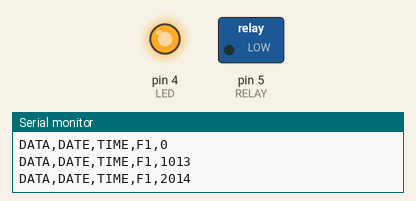
A sketch run on a simulated Arduino Uno, built with avr-gcc and run on an emulated ATmega328P. Shown: switched loads named in the sketch (green lamp = pin HIGH), output pins drawn as LEDs (lit = HIGH), the last lines printed to the serial monitor.

Above: at 2.6 s.
At 19.6 s:
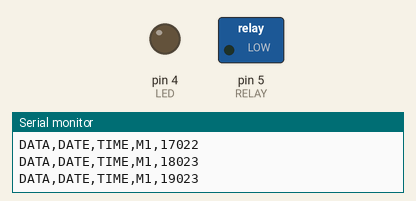
Timing chart, 0 to 26.0 s (numbered marks = the images above):
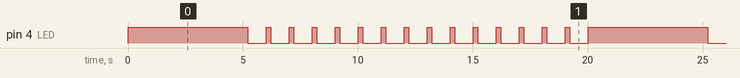

Measured:
- by itself, pin 4 (LED): repeats every 20.0 s: 14 × (LOW 0.80 s, HIGH 0.20 s), LOW 0.80 s, HIGH 5.2 s
- by itself, everything shown: repeats every 20.0 s, in 31 steps

The sketch:

PumpResp_SensResp.ino
```cpp
////////////////////
// USER INTERFACE //
////////////////////

// Set the length of measurement and flush phases (in seconds)
int FLUSH = 5;       // LED is on
int MEASUREMENT = 15; // LED is blinking

/////////////////////////
// IMPLEMENTATION CODE //
/////////////////////////

// Include Arduino Wire library for I2C protocol
#include <Wire.h>
#define PumpResp_address 99 // define I2C address for PumpResp
#define PumpResp_size 5  // define the maximum size of 'Phase' string from PumpResp

int LED = 4;
int RELAY = 5;
int PERIOD = 1;
String phase, F, M, f = "F", m = "M";

void setup(){
   pinMode(RELAY, OUTPUT);
   pinMode(LED, OUTPUT);

   Wire.begin(PumpResp_address);  // initialize I2C communications, slave/server mode
   Wire.onRequest(requestEvent);  // function to run when data requested from SensResp
   Wire.onReceive(receiveEvent);  // function to run when data received from SensResp

   Serial.begin(9600); // start the serial communication to the PC/SensResp
   Serial.println("CLEARRANGE,A,2,E,1000000"); // trick to get rid of AM-PM
   Serial.println((String) "LABEL, Date,Time,Phase,Millis"); // print the header of Excel sheet
}

void receiveEvent(){
  // Read while data received
  while (Wire.available() > 0) {
    byte x = Wire.read();
  }
}

void requestEvent(){
  // Setup byte variable in the correct size
  byte PumpResp_response[PumpResp_size];

  // Format the phase string as an array
  for (byte i=0;i<PumpResp_size;i++) {
    PumpResp_response[i] = (byte)phase.charAt(i);
  }

  // Send response back to SensResp
  Wire.write(PumpResp_response,sizeof(PumpResp_response));
}

void loop(){
   pinMode(RELAY, LOW); // set pin 3 OFF to turn off the relay,
                        // so pumps start working again.

   for(int counter = 0; counter < FLUSH; counter++){
         F = f + PERIOD;
         Serial.println((String) "DATA,DATE,TIME," + F +(",") + millis());
         digitalWrite(LED, HIGH);
         delay(1000);
         phase = F;
      }

   pinMode(RELAY, HIGH); // set pin 3 ON to activate the relay,
                         // so pumps stop working

   for(int counter = 0; counter < MEASUREMENT; counter++){
         M = m + PERIOD;
         Serial.println((String) "DATA,DATE,TIME," + M +(",") + millis());
         digitalWrite(LED, HIGH);
         delay(200);
         digitalWrite(LED, LOW);
         delay(800);
         phase = M;
      }

   PERIOD++;
}

// Sources:
// 1. I2C mode instructions: https://dronebotworkshop.com/i2c-arduino-arduino/
```
